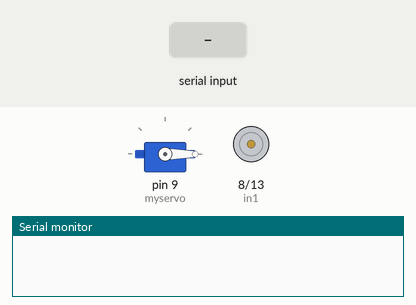
This sketch was run on a simulated Arduino Uno, built with avr-gcc and run on an emulated ATmega328P. On the bench: servo, motor-driver pin pairs drawn as motors (green arrow = first pin HIGH = forward, orange = second pin HIGH = backward, longer = more drive), the last lines printed to the serial monitor. Inputs (shaded band) come from the test bench.

Above: at 1.2 s.
1.3 s: "2" received over Serial
At 4.2 s:
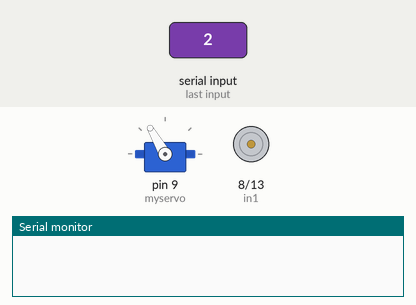
4.3 s: "1" received over Serial
At 6.8 s:
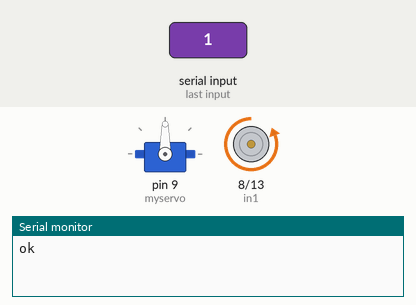
At 11.0 s:
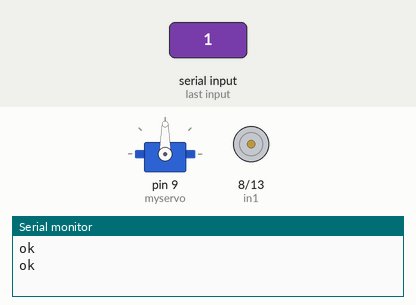
Timing chart, 0 to 12.5 s (numbered marks = the images above; inputs shaded):
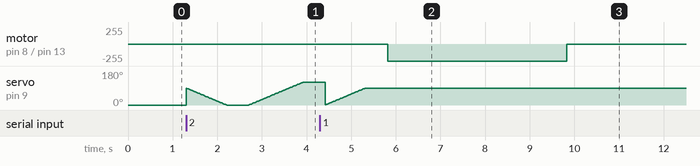

Measured:
- after the input at 4.3 s, motor on pin 8 (in1) / pin 13 (in2): stopped → backward 255/255 after 1.5 s, → stopped 4.0 s later

The sketch:

servo_test.ino
```cpp
#include <Servo.h>
Servo myservo;
int goal_angle=0;
int current_angle=0;
int in1=8;
int in2=13;
void setup() {
myservo.attach(9);
Serial.begin(9600);
myservo.write(0);
pinMode(in1,OUTPUT);
pinMode(in2,OUTPUT);

}


void loop() {


 while(Serial.available())
  {
    char c=Serial.read();
    if(c=='2')
    {

      servo_drive(0,90);
      delay(500);
      servo_drive(120,0);
      delay(500);

      Serial.println("ok");
    }
    if(c=='1')
    {
      servo_drive(90,0);
      delay(500);
      motor_drive(0);
      Serial.println("ok");

    }
    if(c=='3')
    {
       Serial.println("3ok");
    }
  }

}

void motor_drive(int flag)
{
  if(flag==1)//wiseclock
  {
    digitalWrite(in1,HIGH);
    digitalWrite(in2,LOW);
    delay(3000);
    digitalWrite(in1,LOW);
  }
    if(flag==0)
  {
    digitalWrite(in2,HIGH);
    digitalWrite(in1,LOW);
    delay(4000);
    digitalWrite(in2,LOW);
  }

}
void servo_drive(int goal_angle,int current_angle)
{
   int bias=0;
   bias=goal_angle-current_angle;

   if(bias>0)
   {
      while(bias>0)
      {
        current_angle++;
        myservo.write(current_angle);
        bias=goal_angle-current_angle;
        delay(10);
      }
    }
   if(bias<0)
   {
      while(bias<0)
      {
        current_angle--;
        myservo.write(current_angle);
        bias=goal_angle-current_angle;
        delay(10);
      }
   }
}
```
